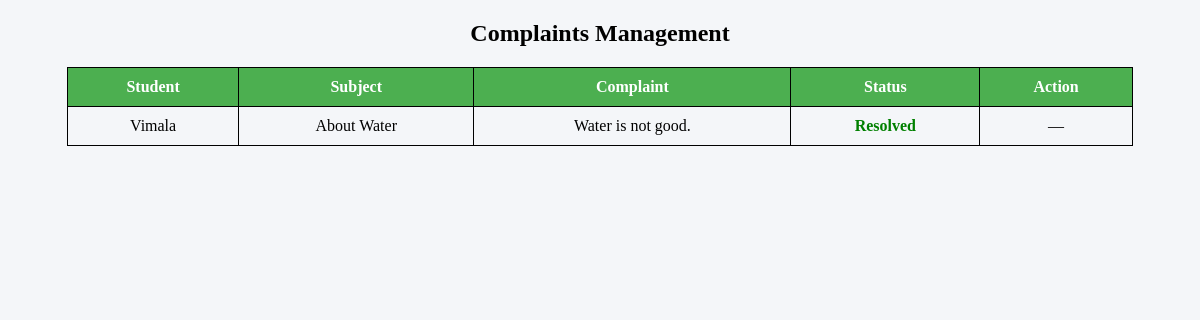
/complaints (signed in), run on an earlier commit of the app's database.
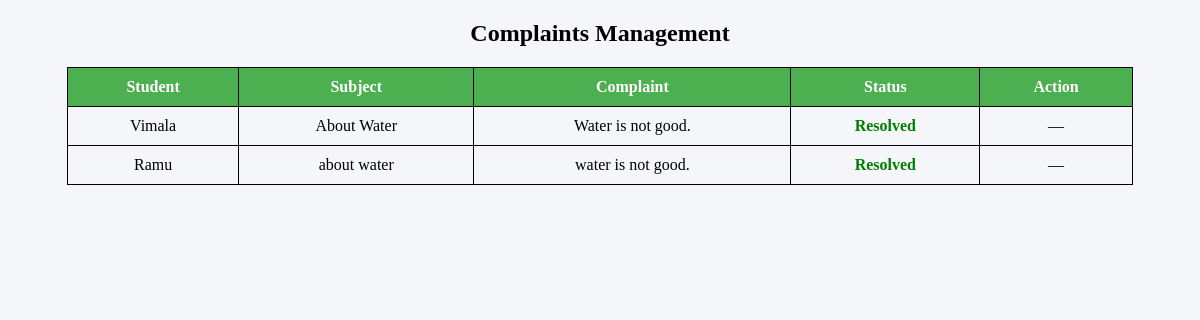
And on a later commit of the database.
### tables this page shows
CREATE TABLE complaints (
        id INTEGER PRIMARY KEY AUTOINCREMENT,
        student_id INTEGER,
        subject TEXT,
        complaint TEXT,
        status TEXT DEFAULT 'Pending',
        created_at TEXT DEFAULT CURRENT_TIMESTAMP,
        FOREIGN KEY (student_id) REFERENCES students(id)
    );

CREATE TABLE students (
        id INTEGER PRIMARY KEY AUTOINCREMENT,
        name TEXT,
        email TEXT UNIQUE,
        password TEXT,
        room_id INTEGER,
        FOREIGN KEY (room_id) REFERENCES rooms(id)
    );

### app.py (the view)
@app.route("/complaints")
def admin_complaints():
    if "admin" not in session:
        return redirect("/login")
    con = get_db()
    cur = con.cursor()
    complaints = cur.execute("""
        SELECT complaints.id, students.name, complaints.subject,
               complaints.complaint, complaints.status
        FROM complaints
        JOIN students ON complaints.student_id = students.id
    """).fetchall()
    con.close()
    return render_template("admin_complaints.html", complaints=complaints)

### database.py (called while the page is built)
def get_db():
    conn = sqlite3.connect(DB_NAME)
    conn.row_factory = sqlite3.Row
    return conn

### templates/admin_complaints.html (shortened to what this page needs)
<!DOCTYPE html>
<html>
<head>
</head>
<body>
<h2 align="center">Complaints Management</h2>
<table >
    <tr>
        <th>Student</th>
        <th>Subject</th>
        <th>Complaint</th>
        <th>Status</th>
        <th>Action</th>
    </tr>
    {% for c in complaints %}
    <tr>
        <td>{{ c[1] }}</td>
        <td>{{ c[2] }}</td>
        <td>{{ c[3] }}</td>
        <td>
            {% if c[4] == 'Resolved' %}
                <span class="resolved">Resolved</span>
            {% else %}
                Pending
            {% endif %}
        </td>
        <td>
            {% if c[4] == 'Pending' %}
                <a href="/resolve_complaint/{{ c[0] }}" class="btn">Resolve</a>
            {% else %}
                —
            {% endif %}
        </td>
    </tr>
    {% endfor %}
</table>
</body>
</html>

What changed in the data, as far as the page shows it:
added complaints: name "Ramu", subject "about water", complaint "water is not good.", status "Resolved"
